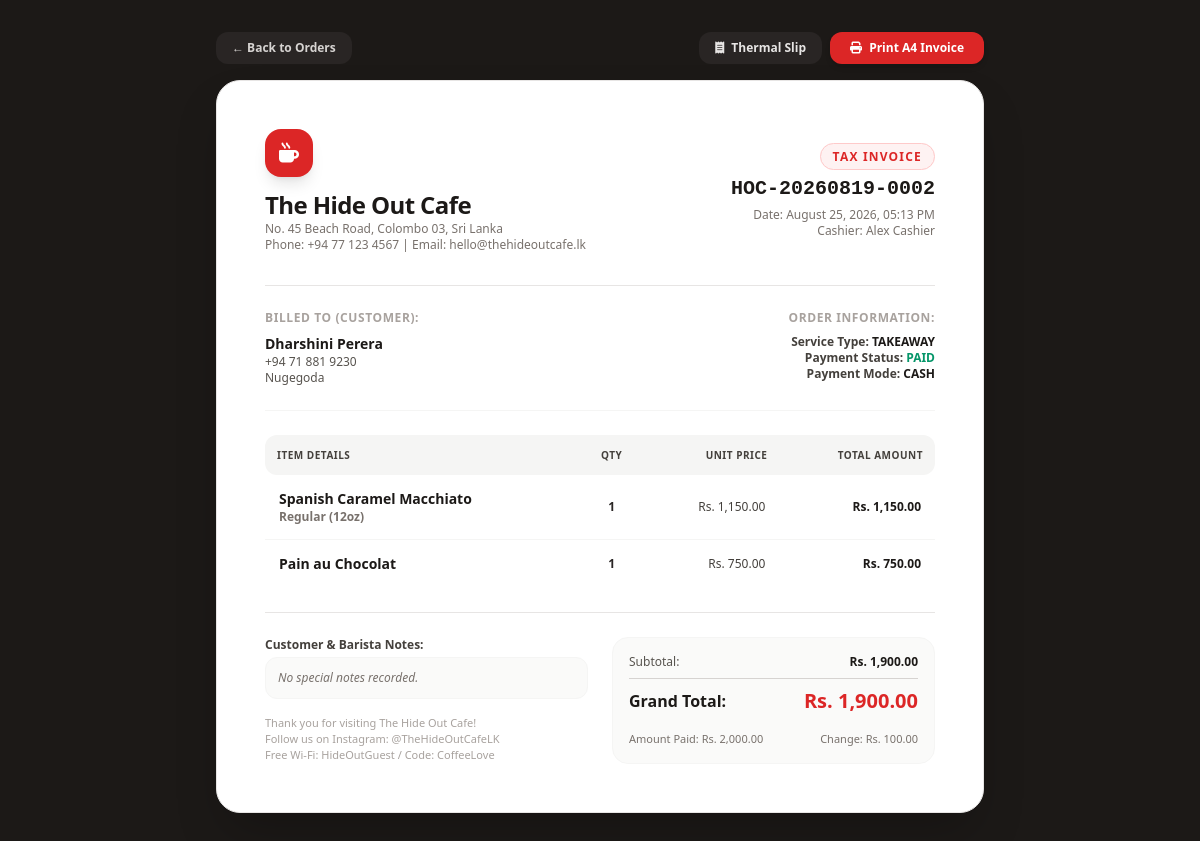
Page /order_view.php?id=2 (signed in) on the committed database.
### tables this page shows
CREATE TABLE `orders` (
  `id` INT AUTO_INCREMENT PRIMARY KEY,
  `invoice_no` VARCHAR(50) NOT NULL UNIQUE,
  `order_type` ENUM('dine_in', 'takeaway', 'delivery') NOT NULL DEFAULT 'dine_in',
  `table_id` INT NULL,
  `customer_id` INT NULL,
  `user_id` INT NOT NULL,
  `subtotal` DECIMAL(10,2) NOT NULL DEFAULT 0.00,
  `discount_amount` DECIMAL(10,2) NOT NULL DEFAULT 0.00,
  `promotion_discount` DECIMAL(10,2) NOT NULL DEFAULT 0.00,
  `normal_discount` DECIMAL(10,2) NOT NULL DEFAULT 0.00,
  `discount_percent` DECIMAL(5,2) NOT NULL DEFAULT 0.00,
  `tax_amount` DECIMAL(10,2) NOT NULL DEFAULT 0.00,
  `service_charge` DECIMAL(10,2) NOT NULL DEFAULT 0.00,
  `grand_total` DECIMAL(10,2) NOT NULL DEFAULT 0.00,
  `paid_amount` DECIMAL(10,2) NOT NULL DEFAULT 0.00,
  `change_amount` DECIMAL(10,2) NOT NULL DEFAULT 0.00,
  `payment_method` ENUM('cash', 'card', 'upi', 'split') NOT NULL DEFAULT 'cash',
  `payment_status` ENUM('paid', 'unpaid', 'refunded') NOT NULL DEFAULT 'paid',
  `order_status` ENUM('pending', 'preparing', 'ready', 'completed', 'cancelled') NOT NULL DEFAULT 'completed',
  `notes` TEXT NULL,
  `created_at` TIMESTAMP DEFAULT CURRENT_TIMESTAMP,
  FOREIGN KEY (`table_id`) REFERENCES `tables`(`id`) ON DELETE SET NULL,
  FOREIGN KEY (`customer_id`) REFERENCES `customers`(`id`) ON DELETE SET NULL,
  FOREIGN KEY (`user_id`) REFERENCES `users`(`id`)
);

CREATE TABLE `users` (
  `id` INT AUTO_INCREMENT PRIMARY KEY,
  `name` VARCHAR(100) NOT NULL,
  `email` VARCHAR(100) NOT NULL UNIQUE,
  `password` VARCHAR(255) NOT NULL,
  `role` ENUM('admin', 'manager', 'cashier') NOT NULL DEFAULT 'cashier',
  `phone` VARCHAR(20) NULL,
  `status` ENUM('active', 'inactive') NOT NULL DEFAULT 'active',
  `created_at` TIMESTAMP DEFAULT CURRENT_TIMESTAMP
);

CREATE TABLE `customers` (
  `id` INT AUTO_INCREMENT PRIMARY KEY,
  `name` VARCHAR(100) NOT NULL,
  `phone` VARCHAR(25) NOT NULL UNIQUE,
  `email` VARCHAR(100) NULL,
  `dob` DATE NULL,
  `address` TEXT NULL,
    `discount_type` ENUM('percentage', 'fixed') NOT NULL DEFAULT 'percentage',
    `discount_value` DECIMAL(10,2) NOT NULL DEFAULT 0.00,
    `discount_start` DATETIME NULL,
    `discount_end` DATETIME NULL,
  `loyalty_points` DECIMAL(10,2) NOT NULL DEFAULT 0.00,
  `total_spent` DECIMAL(10,2) NOT NULL DEFAULT 0.00,
  `notes` TEXT NULL,
  `created_at` TIMESTAMP DEFAULT CURRENT_TIMESTAMP
);

CREATE TABLE `order_items` (
  `id` INT AUTO_INCREMENT PRIMARY KEY,
  `order_id` INT NOT NULL,
  `product_id` INT NOT NULL,
  `product_name` VARCHAR(150) NOT NULL,
  `variant_name` VARCHAR(50) NULL,
  `unit_price` DECIMAL(10,2) NOT NULL DEFAULT 0.00,
  `quantity` INT NOT NULL DEFAULT 1,
  `subtotal` DECIMAL(10,2) NOT NULL DEFAULT 0.00,
  `promotion_discount` DECIMAL(10,2) NOT NULL DEFAULT 0.00,
  `normal_discount` DECIMAL(10,2) NOT NULL DEFAULT 0.00,
  `modifiers_json` TEXT NULL,
  `notes` VARCHAR(255) NULL,
  FOREIGN KEY (`order_id`) REFERENCES `orders`(`id`) ON DELETE CASCADE,
  FOREIGN KEY (`product_id`) REFERENCES `products`(`id`)
);

### config/database.php (called while the page is built, shortened)
<?php
class Database {
    private static ?Database $instance = null;
    private ?PDO $conn = null;
    private function __construct() {
        $dsn = "mysql:host=" . DB_HOST . ";port=" . DB_PORT . ";dbname=" . DB_NAME . ";charset=" . DB_CHARSET;
        $options = [
            PDO::ATTR_ERRMODE            => PDO::ERRMODE_EXCEPTION,
            PDO::ATTR_DEFAULT_FETCH_MODE => PDO::FETCH_ASSOC,
            PDO::ATTR_EMULATE_PREPARES   => false,
            PDO::MYSQL_ATTR_INIT_COMMAND => "SET NAMES " . DB_CHARSET
        ];
        try {
            $this->conn = new PDO($dsn, DB_USER, DB_PASS, $options);
        } catch (PDOException $e) {
            if ($e->getCode() == 1049) {
                die("<h3>Database Error:</h3><p>Database <code>" . DB_NAME . "</code> does not exist. Please import <code>database/database.sql</code> into MySQL first.</p>");
            }
            die("<h3>Database Connection Failed:</h3><p>" . htmlspecialchars($e->getMessage()) . "</p>");
        }
    }
    public static function getInstance(): Database {
        if (self::$instance === null) {
            self::$instance = new self();
        }
        return self::$instance;
    }
    public function fetchAll(string $sql, array $params = []): array {
        $stmt = $this->conn->prepare($sql);
        $stmt->execute($params);
        return $stmt->fetchAll();
    }
    public function fetchOne(string $sql, array $params = []) {
        $stmt = $this->conn->prepare($sql);
        $stmt->execute($params);
        $result = $stmt->fetch();
        return $result ?: null;
    }
}
function db(): Database {
    return Database::getInstance();
}

### config/functions.php (called while the page is built, shortened)
<?php
require_once __DIR__ . '/database.php';
function e(?string $string): string {
    return htmlspecialchars($string ?? '', ENT_QUOTES, 'UTF-8');
}
function getSettings(?string $key = null) {
    static $settings = null;
    if ($settings === null) {
        try {
            $rows = db()->fetchAll("SELECT setting_key, setting_value FROM settings");
            $settings = [];
            foreach ($rows as $row) {
                $settings[$row['setting_key']] = $row['setting_value'];
            }
        } catch (Exception $e) {
            $settings = [
                'cafe_name' => 'The Hide Out Cafe',
                'cafe_tagline' => 'Artisan Coffee & Bistro - Sri Lanka',
                'cafe_phone' => '+94 77 123 4567',
                'cafe_email' => 'hello@thehideoutcafe.lk',
                'cafe_address' => 'No. 45 Beach Road, Colombo 03, Sri Lanka',
                'currency_symbol' => 'Rs.',
                'currency_code' => 'LKR',
                'tax_rate' => '0.00',
                'service_charge' => '0.00',
                'receipt_header' => "THE HIDE OUT CAFE\nSpecialty Coffee & Kitchen\nColombo, Sri Lanka",
                'receipt_footer' => "Thank you for visiting The Hide Out Cafe!\nFollow us on Instagram @TheHideOutCafeLK\nFree Wi-Fi: HideOutGuest / Pass: CoffeeTime",
                'invoice_prefix' => 'HOC-',
                'enable_loyalty' => '1',
                'points_per_dollar' => '1'
            ];
        }
    }
    return $settings;
}

### order_view.php (the view, shortened to what this page needs)
<?php
require_once __DIR__ . '/config/functions.php';
$orderId = !empty($_GET['id']) ? (int)$_GET['id'] : 0;
$settings = getSettings();
$currency = $settings['currency_symbol'] ?? 'Rs.';
$orderOwnerFilter = '';
$orderParams = [':id' => $orderId];
$order = db()->fetchOne(
    "SELECT o.*, t.name as table_name, u.name as cashier_name, c.name as customer_name, c.phone as customer_phone, c.address as customer_address
     FROM orders o
     LEFT JOIN tables t ON o.table_id = t.id
     LEFT JOIN users u ON o.user_id = u.id
     LEFT JOIN customers c ON o.customer_id = c.id
     WHERE o.id = :id$orderOwnerFilter",
    $orderParams
);
$items = db()->fetchAll("SELECT * FROM order_items WHERE order_id = :id", [':id' => $orderId]);
?>
<!DOCTYPE html>
<html lang="en">
<head>
    <script src="https://cdn.tailwindcss.com"></script>
    <link rel="stylesheet" href="https://cdnjs.cloudflare.com/ajax/libs/font-awesome/6.5.1/css/all.min.css">
</head>
<body class="bg-stone-900 text-stone-800 p-4 sm:p-8 min-h-screen flex flex-col items-center justify-center">
    <div class="max-w-3xl w-full flex items-center justify-between mb-4 no-print">
        <a href="<?= BASE_URL ?>/orders.php" class="px-4 py-2 bg-stone-800 text-stone-300 font-bold rounded-xl text-xs hover:bg-stone-700 transition">
            &larr; Back to Orders
        </a>
        <div class="flex gap-2">
            <a href="<?= BASE_URL ?>/print_receipt.php?id=<?= $order['id'] ?>" target="_blank" class="px-4 py-2 bg-stone-800 hover:bg-stone-700 text-stone-200 font-bold rounded-xl text-xs transition">
                <i class="fa-solid fa-receipt mr-1"></i> Thermal Slip
            </a>
            <button onclick="window.print()" class="px-5 py-2 bg-red-600 hover:bg-red-500 text-white font-bold rounded-xl text-xs shadow-md transition">
                <i class="fa-solid fa-print mr-1"></i> Print A4 Invoice
            </button>
        </div>
    </div>
    <div class="max-w-3xl w-full bg-white rounded-3xl p-8 sm:p-12 shadow-2xl border border-stone-200 text-stone-900">
        <div class="flex flex-col sm:flex-row sm:items-center justify-between gap-6 pb-8 border-b border-stone-200">
            <div>
                <div class="w-12 h-12 rounded-2xl bg-red-600 text-white flex items-center justify-center text-xl shadow-lg mb-3">
                    <i class="fa-solid fa-mug-hot"></i>
                </div>
                <h1 class="text-2xl font-black tracking-tight text-stone-900"><?= e($settings['cafe_name'] ?? 'The Hide Out Cafe') ?></h1>
                <p class="text-xs text-stone-500 font-medium"><?= e($settings['cafe_address'] ?? 'Colombo, Sri Lanka') ?></p>
                <p class="text-xs text-stone-500">Phone: <?= e($settings['cafe_phone'] ?? '') ?> | Email: <?= e($settings['cafe_email'] ?? '') ?></p>
            </div>
            <div class="sm:text-right">
                <span class="text-xs font-black uppercase tracking-widest text-red-600 bg-red-50 px-3 py-1 rounded-full border border-red-200">Tax Invoice</span>
                <h2 class="text-xl font-black text-stone-900 mt-2 font-mono"><?= e($order['invoice_no']) ?></h2>
                <p class="text-xs text-stone-500 mt-1">Date: <?= date('F j, Y, h:i A', strtotime($order['created_at'])) ?></p>
                <p class="text-xs text-stone-500">Cashier: <?= e($order['cashier_name'] ?? 'Staff') ?></p>
            </div>
        </div>
        <div class="grid grid-cols-1 sm:grid-cols-2 gap-6 py-6 border-b border-stone-100 text-xs">
            <div>
                <h4 class="font-black uppercase tracking-wider text-stone-400 mb-2">Billed To (Customer):</h4>
                <p class="font-bold text-stone-900 text-sm"><?= e($order['customer_name'] ?? 'Walk-in Customer') ?></p>
                <p class="text-stone-600"><?= e($order['customer_phone'] ?? '') ?></p>
                <p class="text-stone-600"><?= e($order['customer_address'] ?? '') ?></p>
            </div>
            <div class="sm:text-right">
                <h4 class="font-black uppercase tracking-wider text-stone-400 mb-2">Order Information:</h4>
                <p><span class="font-bold text-stone-700">Service Type:</span> <span class="font-black uppercase text-stone-900"><?= e(str_replace('_', ' ', $order['order_type'])) ?></span></p>
                <p><span class="font-bold text-stone-700">Payment Status:</span> <span class="font-bold uppercase text-emerald-600"><?= e($order['payment_status']) ?></span></p>
                <p><span class="font-bold text-stone-700">Payment Mode:</span> <span class="font-bold uppercase text-stone-900"><?= e($order['payment_method']) ?></span></p>
            </div>
        </div>
        <div class="py-6">
            <table class="w-full text-xs text-left">
                <thead class="bg-stone-100 text-stone-700 font-bold uppercase text-[10px] tracking-wider rounded-xl">
                    <tr>
                        <th class="p-3 rounded-l-xl">Item Details</th>
                        <th class="p-3 text-center">Qty</th>
                        <th class="p-3 text-right">Unit Price</th>
                        <th class="p-3 text-right rounded-r-xl">Total Amount</th>
                    </tr>
                </thead>
                <tbody class="divide-y divide-stone-100">
                    <?php foreach ($items as $it): ?>
                    <tr>
                        <td class="p-3.5">
                            <span class="font-bold text-stone-900 text-sm"><?= e($it['product_name']) ?></span>
                            <?php if (!empty($it['variant_name'])): ?>
                                <span class="block text-xs text-stone-500 font-semibold"><?= e($it['variant_name']) ?></span>
                            <?php endif; ?>
                        </td>
                        <td class="p-3.5 text-center font-bold text-stone-800"><?= (int)$it['quantity'] ?></td>
                        <td class="p-3.5 text-right font-medium text-stone-700"><?= $currency ?> <?= number_format($it['unit_price'], 2) ?></td>
                        <td class="p-3.5 text-right font-black text-stone-900"><?= $currency ?> <?= number_format($it['subtotal'], 2) ?></td>
                    </tr>
                    <?php endforeach; ?>
                </tbody>
            </table>
        </div>
        <div class="grid grid-cols-1 sm:grid-cols-2 gap-6 pt-6 border-t border-stone-200 text-xs">
            <div>
                <h4 class="font-bold text-stone-700 mb-1">Customer & Barista Notes:</h4>
                <p class="text-stone-500 italic bg-stone-50 p-3 rounded-xl border border-stone-100">
                    <?= !empty($order['notes']) ? e($order['notes']) : 'No special notes recorded.' ?>
                </p>
                <div class="mt-4 text-[11px] text-stone-400">
                    <?= nl2br(e($settings['receipt_footer'] ?? '')) ?>
                </div>
            </div>
            <div class="space-y-2 bg-stone-50 p-4 rounded-2xl border border-stone-100">
                <div class="flex justify-between text-stone-600">
                    <span>Subtotal:</span>
                    <span class="font-bold text-stone-900"><?= $currency ?> <?= number_format($order['subtotal'], 2) ?></span>
                </div>
                <div class="border-t border-stone-300 pt-2 flex justify-between items-center text-base font-black text-stone-900">
                    <span>Grand Total:</span>
                    <span class="text-xl text-red-600"><?= $currency ?> <?= number_format($order['grand_total'], 2) ?></span>
                </div>
                <div class="pt-2 text-[11px] text-stone-500 flex justify-between">
                    <span>Amount Paid: <?= $currency ?> <?= number_format($order['paid_amount'], 2) ?></span>
                    <span>Change: <?= $currency ?> <?= number_format($order['change_amount'], 2) ?></span>
                </div>
            </div>
        </div>
    </div>
</body>
</html>

### rows in the picture
orders: invoice_no "HOC-20260819-0002", created_at "August 25, 2026, 05:13 PM", user.name "Alex Cashier", customer.name "Dharshini Perera", customer.phone "+94 71 881 9230", customer.address "Nugegoda", order_type "TAKEAWAY", payment_status "PAID", payment_method "CASH", subtotal "1,900.00", grand_total "1,900.00", paid_amount "2,000.00", change_amount "100.00"
order_items: product_name "Spanish Caramel Macchiato", variant_name "Regular (12oz)", quantity "1", unit_price "1,150.00", subtotal "1,150.00"
order_items: product_name "Pain au Chocolat", quantity "1", unit_price "750.00", subtotal "750.00"

### other values in the picture
$settings['cafe_name'] "The Hide Out Cafe"
$settings['cafe_address'] "No. 45 Beach Road, Colombo 03, Sri Lanka"
$settings['cafe_phone'] "+94 77 123 4567"
$settings['cafe_email'] "hello@thehideoutcafe.lk"
$settings['receipt_footer'] "Thank you for visiting The Hide Out Cafe! Follow us on Instagram: @TheHideOutCafeLK Free Wi-Fi: HideOutGuest / Code: CoffeeLove"
$currency "Rs."
